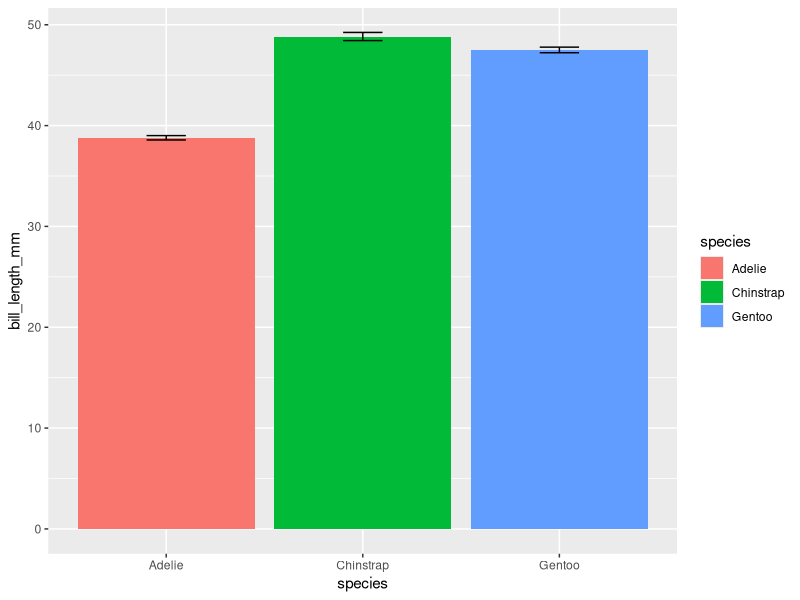

The R source for this figure:

            library(ggplot2)
            library(palmerpenguins)
            built_answer <- tryCatch(
                {
                    set.seed(42)
                    ggplot(penguins, aes(x = species, y = bill_length_mm, fill = species)) + stat_summary(fun = mean, geom = "bar") + stat_summary(fun.data = mean_se, geom = "errorbar", width = 0.2)
                    suppressWarnings(
                        if (!file.exists("/sandbox/figures/bill-length_species_mean_bar_errorbar_answer.png")) {
                            ggsave(
                                width = 3,
                                height = 3,
                                "/sandbox/figures/bill-length_species_mean_bar_errorbar_answer.png"
                            )
                        }
                    )
                    suppressWarnings(
                        ggplot_build(last_plot())
                    )
                },
                error = function(e) {
                    'ERROR'
                }
            )
            built_submission <- tryCatch(
                {
                    set.seed(42)
                    ggplot(data = penguins, aes(x = species)) +
  stat_summary(fun = mean, geom = "bar") +
  stat_summary(fun.data = mean_se, geom = "errorbar", width = 0.2)
                    suppressWarnings(
                        ggsave(
                            width = 3,
                            height = 3,
                            "figures/bill-length_species_mean_bar_errorbar_submission_qwen.png"
                        )
                    )
                    suppressWarnings(
                        ggplot_build(last_plot())
                    )
                },
                error = function(e) {
                    'ERROR'
                }
            )
            cat(isTRUE(all.equal(built_answer, built_submission)))
        
